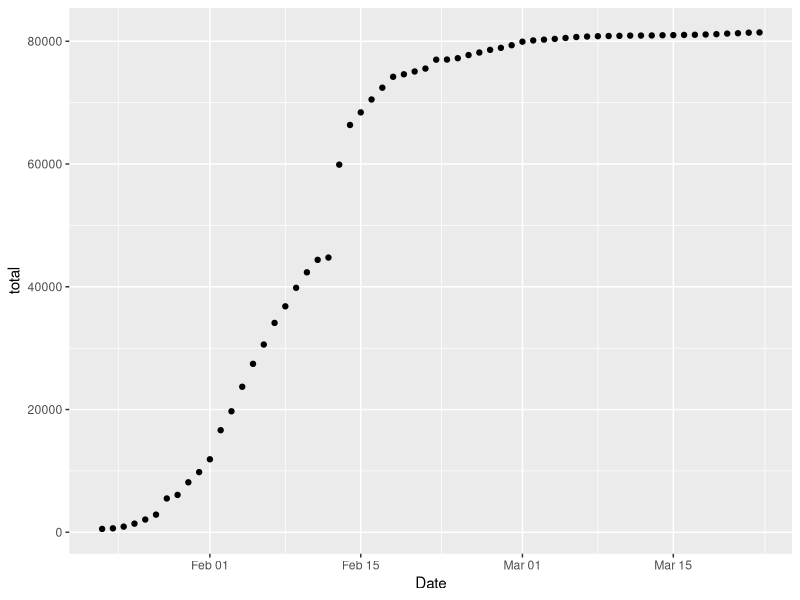
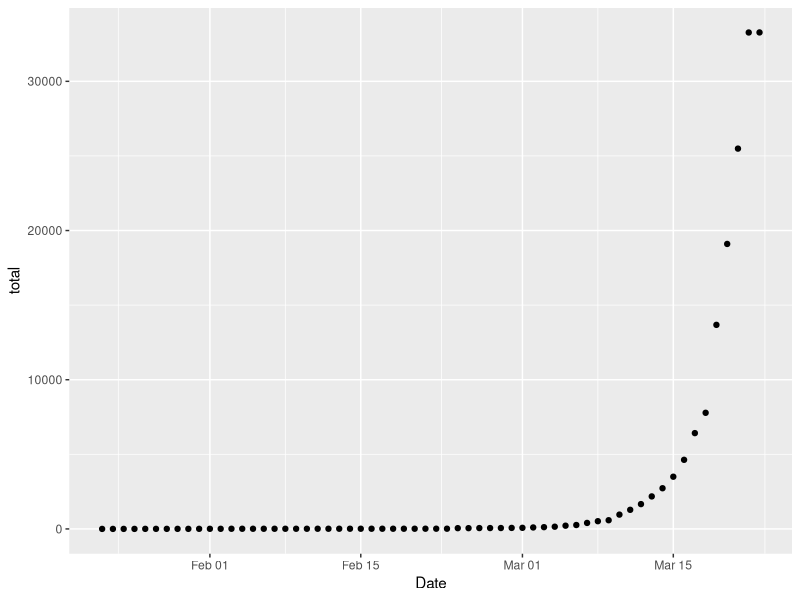

Generate these figures, in order, with R: (Note: this script raises an error after producing the figures.)
## ---- chunk 1
library(lubridate)
library(tidyverse)
corona<-read.csv("time_series_19-covid-Confirmed.csv", header =TRUE)
head(corona)

corona$Date<-ymd(corona$Date)
colnames(corona)[2]<-"Country"
corona$Country<-as.character(corona$Country)
colnames(corona)[1]<-"State"
corona$State<-as.character(corona$State)

head(corona)
## ---- chunk 2
corona%>%filter(Country == "US")%>%group_by(State)%>%summarize(totconfirmed = sum(Confirmed))

corona_china<-corona%>%filter(Country == "China")%>%group_by(Date)%>%summarize(total = sum(Confirmed))

ggplot(corona_china, aes(x=Date, y= total))+geom_point()
## ---- chunk 3
corona_us<-corona%>%filter(Country == "US")%>%group_by(Date)%>%summarize(total = sum(Confirmed))

ggplot(corona_us, aes(x=Date, y= total))+geom_point()
## ---- chunk 4
model<-glm(total~total, data= corona_us, family = "binomial")

corona_ma<-corona%>%filter(State == "Massachusetts")

ggplot(corona_ma, aes( x = Date, y = Confirmed )) + geom_point()

